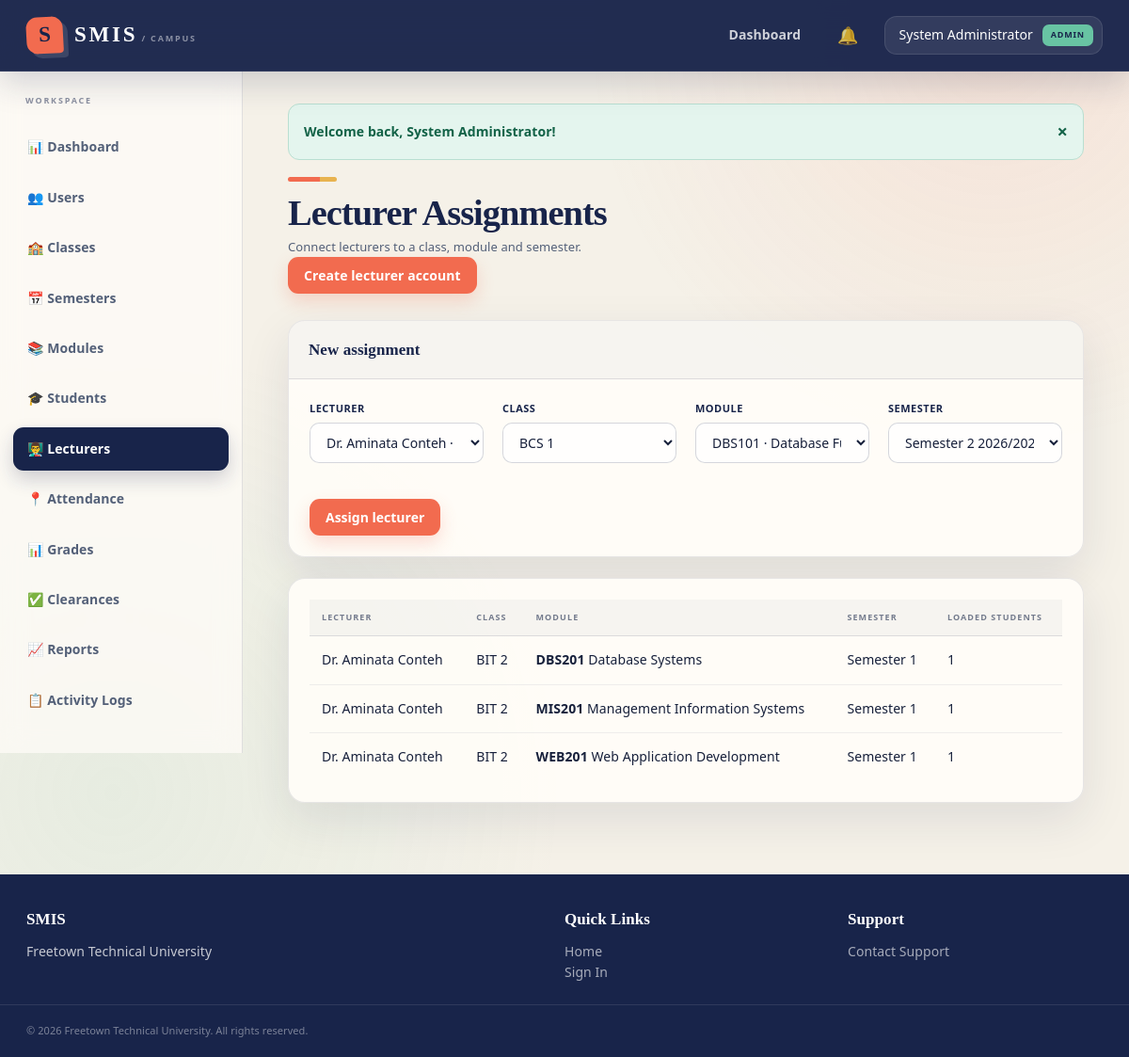
/admin/lecturers.php (signed in), run on the app's committed database.
### tables this page shows
CREATE TABLE users (
  id INT UNSIGNED AUTO_INCREMENT PRIMARY KEY,
  name VARCHAR(120) NOT NULL,
  email VARCHAR(150) NOT NULL UNIQUE,
  password VARCHAR(255) NOT NULL,
  role ENUM('admin','student','lecturer','finance') NOT NULL,
  status ENUM('active','inactive') NOT NULL DEFAULT 'active',
  last_login_at DATETIME NULL,
  created_at DATETIME NOT NULL DEFAULT CURRENT_TIMESTAMP,
  updated_at DATETIME NULL ON UPDATE CURRENT_TIMESTAMP,
  INDEX idx_users_role (role),
  INDEX idx_users_status (status)
);

CREATE TABLE lecturer_modules (
  id INT UNSIGNED AUTO_INCREMENT PRIMARY KEY,
  lecturer_id INT UNSIGNED NOT NULL,
  module_id INT UNSIGNED NOT NULL,
  class_id INT UNSIGNED NOT NULL,
  semester_id INT UNSIGNED NOT NULL,
  assigned_at DATETIME NOT NULL DEFAULT CURRENT_TIMESTAMP,
  CONSTRAINT fk_lecturer_modules_lecturer FOREIGN KEY (lecturer_id) REFERENCES lecturers(id) ON DELETE CASCADE,
  CONSTRAINT fk_lecturer_modules_module FOREIGN KEY (module_id) REFERENCES modules(id) ON DELETE CASCADE,
  CONSTRAINT fk_lecturer_modules_class FOREIGN KEY (class_id) REFERENCES classes(id) ON DELETE CASCADE,
  CONSTRAINT fk_lecturer_modules_semester FOREIGN KEY (semester_id) REFERENCES semesters(id) ON DELETE CASCADE,
  UNIQUE KEY uq_lecturer_assignment (lecturer_id, module_id, class_id, semester_id)
);

CREATE TABLE classes (
  id INT UNSIGNED AUTO_INCREMENT PRIMARY KEY,
  name VARCHAR(80) NOT NULL UNIQUE,
  description TEXT NULL,
  created_at DATETIME NOT NULL DEFAULT CURRENT_TIMESTAMP
);

CREATE TABLE modules (
  id INT UNSIGNED AUTO_INCREMENT PRIMARY KEY,
  code VARCHAR(30) NOT NULL UNIQUE,
  title VARCHAR(150) NOT NULL,
  credits TINYINT UNSIGNED NOT NULL DEFAULT 3,
  created_at DATETIME NOT NULL DEFAULT CURRENT_TIMESTAMP,
  INDEX idx_modules_title (title)
);

CREATE TABLE semesters (
  id INT UNSIGNED AUTO_INCREMENT PRIMARY KEY,
  name VARCHAR(80) NOT NULL,
  academic_year VARCHAR(20) NOT NULL,
  starts_on DATE NULL,
  ends_on DATE NULL,
  status ENUM('open','closed') NOT NULL DEFAULT 'open',
  UNIQUE KEY uq_semester_year (name, academic_year)
);

### config/database.php (called while the page is built)
<?php
return [
    'host' => 'localhost',
    'port' => '3306',
    'database' => 'smis_db',
    'username' => 'root',
    'password' => '',
    'charset' => 'utf8mb4',
];

### includes/database.php (called while the page is built, shortened)
<?php
function db(): PDO
{
    static $pdo = null;
    if ($pdo instanceof PDO) {
        return $pdo;
    }
    $config = require __DIR__ . '/../config/database.php';
    $dsn = sprintf(
        'mysql:host=%s;port=%s;dbname=%s;charset=%s',
        $config['host'],
        $config['port'],
        $config['database'],
        $config['charset']
    );
    $pdo = new PDO($dsn, $config['username'], $config['password'], [
        PDO::ATTR_ERRMODE => PDO::ERRMODE_EXCEPTION,
        PDO::ATTR_DEFAULT_FETCH_MODE => PDO::FETCH_ASSOC,
        PDO::ATTR_EMULATE_PREPARES => false,
    ]);
    return $pdo;
}
function db_statement(string $sql, array $params = []): PDOStatement
{
    $statement = db()->prepare($sql);
    $statement->execute($params);
    return $statement;
}
function db_all(string $sql, array $params = []): array
{
    return db_statement($sql, $params)->fetchAll();
}
function db_one(string $sql, array $params = []): ?array
{
    $row = db_statement($sql, $params)->fetch();
    return $row === false ? null : $row;
}
function db_value(string $sql, array $params = []): mixed
{
    $value = db_statement($sql, $params)->fetchColumn();
    return $value === false ? null : $value;
}

### includes/functions.php (called while the page is built, shortened)
<?php
function app_config(?string $key = null, mixed $default = null): mixed
{
    static $config = null;
    if ($config === null) {
        $config = require __DIR__ . '/../config/app.php';
    }
    $value = $config;
    foreach (explode('.', $key) as $part) {
        $value = $value[$part];
    }
    return $value;
}
function e(mixed $value): string
{
    return htmlspecialchars((string) $value, ENT_QUOTES, 'UTF-8');
}
function url(string $path = ''): string
{
    $base = rtrim((string) app_config('base_url', ''), '/');
    $path = ltrim($path, '/');
    return $path === '' ? ($base === '' ? '/' : $base) : $base . '/' . $path;
}
function flashes(): array
{
    $messages = $_SESSION['flash'] ?? [];
    return $messages;
}

### includes/auth.php (called while the page is built, shortened)
<?php
function current_user(): ?array
{
    static $user = null;
    if ($user === null) {
        $user = db_one('SELECT id, name, email, role, status, last_login_at FROM users WHERE id = :id', [
            'id' => $_SESSION['user_id'],
        ]);
    }
    return $user;
}
function role_home(string $role): string
{
    return match ($role) {
        'admin' => 'admin/dashboard.php',
        'lecturer' => 'lecturer/dashboard.php',
        'finance' => 'finance/dashboard.php',
        'student' => 'student/dashboard.php',
        default => 'login.php',
    };
}

### includes/middleware.php (called while the page is built, shortened)
<?php
function require_login(): void
{
    if (!current_user()) {
        set_flash('error', 'Please sign in to continue.');
        redirect('login.php');
    }
}
function require_role(string|array $roles): void
{
    require_login();
}

### admin/lecturers.php (the view, shortened to what this page needs)
<?php
require __DIR__.'/../includes/bootstrap.php';require_role('admin');$page_title='Lecturer Assignments - SMIS';
$lecturers=db_all('SELECT l.id,l.staff_number,u.name FROM lecturers l JOIN users u ON u.id=l.user_id ORDER BY u.name');$classes=db_all('SELECT * FROM classes ORDER BY name');$modules=db_all('SELECT * FROM modules ORDER BY code');$semesters=db_all('SELECT * FROM semesters ORDER BY starts_on DESC');$assignments=db_all('SELECT lm.id,u.name lecturer,c.name class,m.code,m.title,s.name semester FROM lecturer_modules lm JOIN lecturers l ON l.id=lm.lecturer_id JOIN users u ON u.id=l.user_id JOIN classes c ON c.id=lm.class_id JOIN modules m ON m.id=lm.module_id JOIN semesters s ON s.id=lm.semester_id ORDER BY u.name,m.code');
include __DIR__.'/../includes/header.php';?>
<div class="page-header"><div><h1>Lecturer Assignments</h1><p>Connect lecturers to a class, module and semester.</p></div><a class="btn btn-primary" href="<?=url('admin/users.php?action=create')?>">Create lecturer account</a></div>
<div class="card"><div class="card-header">New assignment</div><div class="card-body"><form method="post"><?=csrf_field()?><div class="grid grid-col-4"><div class="form-group"><label>Lecturer</label><select class="form-control" name="lecturer_id"><?php foreach($lecturers as $l):?><option value="<?=$l['id']?>"><?=e($l['name'].' · '.$l['staff_number'])?></option><?php endforeach?></select></div><div class="form-group"><label>Class</label><select class="form-control" name="class_id"><?php foreach($classes as $c):?><option value="<?=$c['id']?>"><?=e($c['name'])?></option><?php endforeach?></select></div><div class="form-group"><label>Module</label><select class="form-control" name="module_id"><?php foreach($modules as $m):?><option value="<?=$m['id']?>"><?=e($m['code'].' · '.$m['title'])?></option><?php endforeach?></select></div><div class="form-group"><label>Semester</label><select class="form-control" name="semester_id"><?php foreach($semesters as $s):?><option value="<?=$s['id']?>"><?=e($s['name'].' '.$s['academic_year'])?></option><?php endforeach?></select></div></div><button class="btn btn-primary">Assign lecturer</button></form></div></div>
<div class="card"><div class="card-body"><table class="table"><thead><tr><th>Lecturer</th><th>Class</th><th>Module</th><th>Semester</th><th>Loaded students</th></tr></thead><tbody><?php foreach($assignments as $a):?><tr><td><?=e($a['lecturer'])?></td><td><?=e($a['class'])?></td><td><strong><?=e($a['code'])?></strong> <?=e($a['title'])?></td><td><?=e($a['semester'])?></td><td><?=db_value('SELECT COUNT(*) FROM students s JOIN student_modules sm ON sm.student_id=s.id WHERE s.class_id=(SELECT class_id FROM lecturer_modules WHERE id=:id) AND sm.module_id=(SELECT module_id FROM lecturer_modules WHERE id=:id2)',['id'=>$a['id'],'id2'=>$a['id']])?></td></tr><?php endforeach?></tbody></table></div></div>
<?php include __DIR__.'/../includes/footer.php';?>

### includes/header.php (shortened to what this page needs)
<?php
$user = current_user();
?>
<!DOCTYPE html>
<html lang="en">
<head>
    <link rel="stylesheet" href="<?= url('assets/css/style.css') ?>">
</head>
<body>
    <nav class="navbar">
        <div class="navbar-container">
            <div class="navbar-brand">
                <a href="<?= url('/') ?>" class="brand-link">
                    <span class="brand-text"><?= e(app_config('short_name')) ?></span>
                </a>
            </div>
            <div class="navbar-menu">
                <div class="navbar-menu-items">
                    <?php if ($user): ?>
                        <a href="<?= url(role_home($user['role'])) ?>" class="nav-link">Dashboard</a>
                        <div class="nav-notifications">
                            <a href="<?= url('notifications.php') ?>" class="nav-link notification-link">
                                <span class="notification-icon">🔔</span>
                            </a>
                        </div>
                        <div class="nav-user">
                            <div class="user-menu">
                                <button class="user-menu-toggle">
                                    <span><?= e($user['name']) ?></span>
                                    <span class="role-badge"><?= e($user['role']) ?></span>
                                </button>
                            </div>
                        </div>
                    <?php else: ?>
                        <a href="<?= url('login.php') ?>" class="btn btn-sm btn-primary">Sign In</a>
                    <?php endif; ?>
                </div>
            </div>
        </div>
    </nav>
    <div class="page-wrapper">
        <?php if ($user): ?>
            <aside class="sidebar">
                <nav class="sidebar-nav">
                    <?php
                    $nav_items = [];
                    if ($user['role'] === 'admin') {
                        $nav_items = [
                            ['url' => 'admin/dashboard.php', 'label' => '📊 Dashboard'],
                            ['url' => 'admin/users.php', 'label' => '👥 Users'],
                            ['url' => 'admin/classes.php', 'label' => '🏫 Classes'],
                            ['url' => 'admin/semesters.php', 'label' => '📅 Semesters'],
                            ['url' => 'admin/modules.php', 'label' => '📚 Modules'],
                            ['url' => 'admin/students.php', 'label' => '🎓 Students'],
                            ['url' => 'admin/lecturers.php', 'label' => '👨‍🏫 Lecturers'],
                            ['url' => 'admin/attendance.php', 'label' => '📍 Attendance'],
                            ['url' => 'admin/grades.php', 'label' => '📊 Grades'],
                            ['url' => 'admin/clearances.php', 'label' => '✅ Clearances'],
                            ['url' => 'admin/reports.php', 'label' => '📈 Reports'],
                            ['url' => 'admin/logs.php', 'label' => '📋 Activity Logs'],
                        ];
                    }
                    ?>
                    <?php foreach ($nav_items as $item): ?>
                        <a href="<?= url($item['url']) ?>" class="nav-item <?= strpos($_SERVER['REQUEST_URI'] ?? '', $item['url']) !== false ? 'active' : '' ?>">
                            <?= $item['label'] ?>
                        </a>
                    <?php endforeach; ?>
                </nav>
            </aside>
        <?php endif; ?>
        <main class="main-content">
            <?php
            $flashes = flashes();
            foreach ($flashes as $flash):
            ?>
                <div class="alert alert-<?= e($flash['type']) ?>" role="alert">
                    <?= e($flash['message']) ?>
                    <button type="button" class="alert-close" data-dismiss="alert">×</button>
                </div>
            <?php endforeach; ?>

### includes/footer.php (shortened to what this page needs)
<?php if (!empty($app_layout_open)): ?>
        </main>
    </div>
<?php endif; ?>
    <footer class="footer">
        <div class="footer-content">
            <div class="footer-section">
                <h4><?= e(app_config('short_name')) ?></h4>
                <p><?= e(app_config('university_name')) ?></p>
            </div>
            <div class="footer-section">
                <h4>Quick Links</h4>
                <ul>
                    <li><a href="<?= url('/') ?>">Home</a></li>
                    <li><a href="<?= url('login.php') ?>">Sign In</a></li>
                </ul>
            </div>
            <div class="footer-section">
                <h4>Support</h4>
                <ul>
                    <li><a href="mailto:support@smis.test">Contact Support</a></li>
                </ul>
            </div>
        </div>
        <div class="footer-bottom">
            <p>&copy; <?= date('Y') ?> <?= e(app_config('university_name')) ?>. All rights reserved.</p>
        </div>
    </footer>
</body>
</html>

### data on the page
users: name "System Administrator", role "ADMIN"
lecturer_modules: users.name "Dr. Aminata Conteh", class.name "BIT 2", module.code "DBS201", module.title "Database Systems", semester.name "Semester 1", db_value "1"
lecturer_modules: users.name "Dr. Aminata Conteh", class.name "BIT 2", module.code "MIS201", module.title "Management Information Systems", semester.name "Semester 1", id "1"
lecturer_modules: users.name "Dr. Aminata Conteh", class.name "BIT 2", module.code "WEB201", module.title "Web Application Development", semester.name "Semester 1", db_value "1"

### other printed values
app_config('short_name') "SMIS"
$item['label'] "📊 Dashboard"
$item['label'] "👥 Users"
$item['label'] "🏫 Classes"
$item['label'] "📅 Semesters"
$item['label'] "📚 Modules"
$item['label'] "🎓 Students"
$item['label'] "👨‍🏫 Lecturers"
$item['label'] "📍 Attendance"
$item['label'] "📊 Grades"
$item['label'] "✅ Clearances"
$item['label'] "📈 Reports"
$item['label'] "📋 Activity Logs"
$flash['message'] "Welcome back, System Administrator!"
app_config('university_name') "Freetown Technical University"
